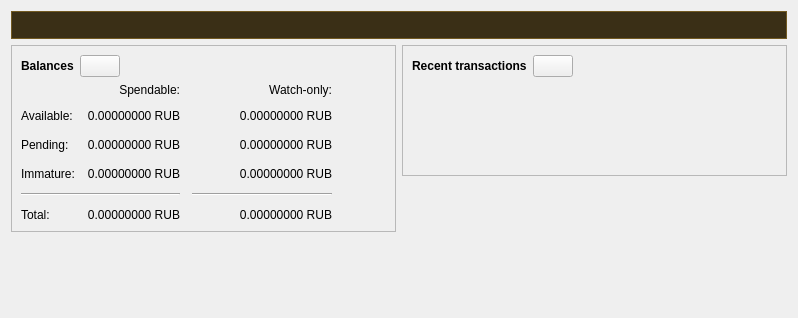
<?xml version="1.0" encoding="UTF-8"?>
<ui version="4.0">
 <class>OverviewPage</class>
 <widget class="QWidget" name="OverviewPage">
  <property name="geometry">
   <rect>
    <x>0</x>
    <y>0</y>
    <width>798</width>
    <height>318</height>
   </rect>
  </property>
  <property name="windowTitle">
   <string>Form</string>
  </property>
  <layout class="QVBoxLayout" name="topLayout">
   <item>
    <widget class="QLabel" name="labelAlerts">
     <property name="visible">
      <bool>false</bool>
     </property>
     <property name="styleSheet">
      <string notr="true">QLabel { padding: 6px; border: 1px solid #725a22; background-color: #3a2f16; color: #f1b957; }</string>
     </property>
     <property name="wordWrap">
      <bool>true</bool>
     </property>
     <property name="margin">
      <number>3</number>
     </property>
     <property name="textInteractionFlags">
      <set>Qt::TextSelectableByMouse</set>
     </property>
    </widget>
   </item>
   <item>
    <layout class="QHBoxLayout" name="horizontalLayout" stretch="1,1">
     <item>
      <layout class="QVBoxLayout" name="verticalLayout_2">
       <item>
        <widget class="QFrame" name="frame">
         <property name="frameShape">
          <enum>QFrame::StyledPanel</enum>
         </property>
         <property name="frameShadow">
          <enum>QFrame::Raised</enum>
         </property>
         <layout class="QVBoxLayout" name="verticalLayout_4">
          <item>
           <layout class="QHBoxLayout" name="horizontalLayout_4">
            <item>
             <widget class="QLabel" name="label_5">
              <property name="font">
               <font>
                <weight>75</weight>
                <bold>true</bold>
               </font>
              </property>
              <property name="text">
               <string>Balances</string>
              </property>
             </widget>
            </item>
            <item>
             <widget class="QPushButton" name="labelWalletStatus">
              <property name="enabled">
               <bool>true</bool>
              </property>
              <property name="maximumSize">
               <size>
                <width>45</width>
                <height>16777215</height>
               </size>
              </property>
              <property name="toolTip">
               <string>The displayed information may be out of date. Your wallet automatically synchronizes with the Ruble network after a connection is established, but this process has not completed yet.</string>
              </property>
              <property name="text">
               <string/>
              </property>
              <property name="icon">
               <iconset resource="../bitcoin.qrc">
                <normaloff>:/icons/warning</normaloff>
                <disabledoff>:/icons/warning</disabledoff>:/icons/warning</iconset>
              </property>
              <property name="iconSize">
               <size>
                <width>24</width>
                <height>24</height>
               </size>
              </property>
             </widget>
            </item>
            <item>
             <spacer name="horizontalSpacer_3">
              <property name="orientation">
               <enum>Qt::Horizontal</enum>
              </property>
              <property name="sizeHint" stdset="0">
               <size>
                <width>40</width>
                <height>20</height>
               </size>
              </property>
             </spacer>
            </item>
           </layout>
          </item>
          <item>
           <layout class="QGridLayout" name="gridLayout">
            <property name="spacing">
             <number>12</number>
            </property>
            <item row="2" column="2">
             <widget class="QLabel" name="labelWatchPending">
              <property name="cursor">
               <cursorShape>IBeamCursor</cursorShape>
              </property>
              <property name="toolTip">
               <string>Unconfirmed transactions to watch-only addresses</string>
              </property>
              <property name="text">
               <string notr="true">0.00000000 RUB</string>
              </property>
              <property name="alignment">
               <set>Qt::AlignRight|Qt::AlignTrailing|Qt::AlignVCenter</set>
              </property>
              <property name="textInteractionFlags">
               <set>Qt::LinksAccessibleByMouse|Qt::TextSelectableByKeyboard|Qt::TextSelectableByMouse</set>
              </property>
             </widget>
            </item>
            <item row="2" column="1">
             <widget class="QLabel" name="labelUnconfirmed">
              <property name="cursor">
               <cursorShape>IBeamCursor</cursorShape>
              </property>
              <property name="toolTip">
               <string>Total of transactions that have yet to be confirmed, and do not yet count toward the spendable balance</string>
              </property>
              <property name="text">
               <string notr="true">0.00000000 RUB</string>
              </property>
              <property name="alignment">
               <set>Qt::AlignRight|Qt::AlignTrailing|Qt::AlignVCenter</set>
              </property>
              <property name="textInteractionFlags">
               <set>Qt::LinksAccessibleByMouse|Qt::TextSelectableByKeyboard|Qt::TextSelectableByMouse</set>
              </property>
             </widget>
            </item>
            <item row="3" column="2">
             <widget class="QLabel" name="labelWatchImmature">
              <property name="cursor">
               <cursorShape>IBeamCursor</cursorShape>
              </property>
              <property name="toolTip">
               <string>Mined balance in watch-only addresses that has not yet matured</string>
              </property>
              <property name="text">
               <string notr="true">0.00000000 RUB</string>
              </property>
              <property name="alignment">
               <set>Qt::AlignRight|Qt::AlignTrailing|Qt::AlignVCenter</set>
              </property>
              <property name="textInteractionFlags">
               <set>Qt::LinksAccessibleByMouse|Qt::TextSelectableByKeyboard|Qt::TextSelectableByMouse</set>
              </property>
             </widget>
            </item>
            <item row="4" column="0" colspan="2">
             <widget class="Line" name="line">
              <property name="orientation">
               <enum>Qt::Horizontal</enum>
              </property>
             </widget>
            </item>
            <item row="4" column="2">
             <widget class="Line" name="lineWatchBalance">
              <property name="sizePolicy">
               <sizepolicy hsizetype="Preferred" vsizetype="Fixed">
                <horstretch>0</horstretch>
                <verstretch>0</verstretch>
               </sizepolicy>
              </property>
              <property name="minimumSize">
               <size>
                <width>140</width>
                <height>0</height>
               </size>
              </property>
              <property name="orientation">
               <enum>Qt::Horizontal</enum>
              </property>
             </widget>
            </item>
            <item row="5" column="0">
             <widget class="QLabel" name="labelTotalText">
              <property name="text">
               <string>Total:</string>
              </property>
             </widget>
            </item>
            <item row="3" column="1">
             <widget class="QLabel" name="labelImmature">
              <property name="cursor">
               <cursorShape>IBeamCursor</cursorShape>
              </property>
              <property name="toolTip">
               <string>Mined balance that has not yet matured</string>
              </property>
              <property name="text">
               <string notr="true">0.00000000 RUB</string>
              </property>
              <property name="alignment">
               <set>Qt::AlignRight|Qt::AlignTrailing|Qt::AlignVCenter</set>
              </property>
              <property name="textInteractionFlags">
               <set>Qt::LinksAccessibleByMouse|Qt::TextSelectableByKeyboard|Qt::TextSelectableByMouse</set>
              </property>
             </widget>
            </item>
            <item row="2" column="3">
             <spacer name="horizontalSpacer_2">
              <property name="orientation">
               <enum>Qt::Horizontal</enum>
              </property>
              <property name="sizeHint" stdset="0">
               <size>
                <width>40</width>
                <height>20</height>
               </size>
              </property>
             </spacer>
            </item>
            <item row="3" column="0">
             <widget class="QLabel" name="labelImmatureText">
              <property name="text">
               <string>Immature:</string>
              </property>
             </widget>
            </item>
            <item row="5" column="1">
             <widget class="QLabel" name="labelTotal">
              <property name="cursor">
               <cursorShape>IBeamCursor</cursorShape>
              </property>
              <property name="toolTip">
               <string>Your current total balance</string>
              </property>
              <property name="text">
               <string notr="true">0.00000000 RUB</string>
              </property>
              <property name="alignment">
               <set>Qt::AlignRight|Qt::AlignTrailing|Qt::AlignVCenter</set>
              </property>
              <property name="textInteractionFlags">
               <set>Qt::LinksAccessibleByMouse|Qt::TextSelectableByKeyboard|Qt::TextSelectableByMouse</set>
              </property>
             </widget>
            </item>
            <item row="5" column="2">
             <widget class="QLabel" name="labelWatchTotal">
              <property name="cursor">
               <cursorShape>IBeamCursor</cursorShape>
              </property>
              <property name="toolTip">
               <string>Current total balance in watch-only addresses</string>
              </property>
              <property name="text">
               <string notr="true">0.00000000 RUB</string>
              </property>
              <property name="alignment">
               <set>Qt::AlignRight|Qt::AlignTrailing|Qt::AlignVCenter</set>
              </property>
              <property name="textInteractionFlags">
               <set>Qt::LinksAccessibleByMouse|Qt::TextSelectableByKeyboard|Qt::TextSelectableByMouse</set>
              </property>
             </widget>
            </item>
            <item row="0" column="2">
             <widget class="QLabel" name="labelWatchonly">
              <property name="text">
               <string>Watch-only:</string>
              </property>
              <property name="alignment">
               <set>Qt::AlignRight|Qt::AlignTrailing|Qt::AlignVCenter</set>
              </property>
             </widget>
            </item>
            <item row="1" column="0">
             <widget class="QLabel" name="labelBalanceText">
              <property name="text">
               <string>Available:</string>
              </property>
             </widget>
            </item>
            <item row="1" column="1">
             <widget class="QLabel" name="labelBalance">
              <property name="cursor">
               <cursorShape>IBeamCursor</cursorShape>
              </property>
              <property name="toolTip">
               <string>Your current spendable balance</string>
              </property>
              <property name="text">
               <string notr="true">0.00000000 RUB</string>
              </property>
              <property name="alignment">
               <set>Qt::AlignRight|Qt::AlignTrailing|Qt::AlignVCenter</set>
              </property>
              <property name="textInteractionFlags">
               <set>Qt::LinksAccessibleByMouse|Qt::TextSelectableByKeyboard|Qt::TextSelectableByMouse</set>
              </property>
             </widget>
            </item>
            <item row="1" column="2">
             <widget class="QLabel" name="labelWatchAvailable">
              <property name="cursor">
               <cursorShape>IBeamCursor</cursorShape>
              </property>
              <property name="toolTip">
               <string>Your current balance in watch-only addresses</string>
              </property>
              <property name="text">
               <string notr="true">0.00000000 RUB</string>
              </property>
              <property name="alignment">
               <set>Qt::AlignRight|Qt::AlignTrailing|Qt::AlignVCenter</set>
              </property>
              <property name="textInteractionFlags">
               <set>Qt::LinksAccessibleByMouse|Qt::TextSelectableByKeyboard|Qt::TextSelectableByMouse</set>
              </property>
             </widget>
            </item>
            <item row="2" column="0">
             <widget class="QLabel" name="labelPendingText">
              <property name="text">
               <string>Pending:</string>
              </property>
             </widget>
            </item>
            <item row="0" column="1">
             <widget class="QLabel" name="labelSpendable">
              <property name="text">
               <string>Spendable:</string>
              </property>
              <property name="alignment">
               <set>Qt::AlignRight|Qt::AlignTrailing|Qt::AlignVCenter</set>
              </property>
             </widget>
            </item>
           </layout>
          </item>
         </layout>
        </widget>
       </item>
       <item>
        <spacer name="verticalSpacer">
         <property name="orientation">
          <enum>Qt::Vertical</enum>
         </property>
         <property name="sizeHint" stdset="0">
          <size>
           <width>20</width>
           <height>40</height>
          </size>
         </property>
        </spacer>
       </item>
      </layout>
     </item>
     <item>
      <layout class="QVBoxLayout" name="verticalLayout_3">
       <item>
        <widget class="QFrame" name="frame_2">
         <property name="frameShape">
          <enum>QFrame::StyledPanel</enum>
         </property>
         <property name="frameShadow">
          <enum>QFrame::Raised</enum>
         </property>
         <layout class="QVBoxLayout" name="verticalLayout">
          <item>
           <layout class="QHBoxLayout" name="horizontalLayout_2">
            <item>
             <widget class="QLabel" name="label_4">
              <property name="font">
               <font>
                <weight>75</weight>
                <bold>true</bold>
               </font>
              </property>
              <property name="text">
               <string>Recent transactions</string>
              </property>
             </widget>
            </item>
            <item>
             <widget class="QPushButton" name="labelTransactionsStatus">
              <property name="enabled">
               <bool>true</bool>
              </property>
              <property name="maximumSize">
               <size>
                <width>45</width>
                <height>16777215</height>
               </size>
              </property>
              <property name="toolTip">
               <string>The displayed information may be out of date. Your wallet automatically synchronizes with the Ruble network after a connection is established, but this process has not completed yet.</string>
              </property>
              <property name="text">
               <string/>
              </property>
              <property name="icon">
               <iconset resource="../bitcoin.qrc">
                <normaloff>:/icons/warning</normaloff>
                <disabledoff>:/icons/warning</disabledoff>:/icons/warning</iconset>
              </property>
              <property name="iconSize">
               <size>
                <width>24</width>
                <height>24</height>
               </size>
              </property>
             </widget>
            </item>
            <item>
             <spacer name="horizontalSpacer">
              <property name="orientation">
               <enum>Qt::Horizontal</enum>
              </property>
              <property name="sizeHint" stdset="0">
               <size>
                <width>40</width>
                <height>20</height>
               </size>
              </property>
             </spacer>
            </item>
           </layout>
          </item>
          <item>
           <widget class="TransactionOverviewWidget" name="listTransactions">
            <property name="styleSheet">
             <string notr="true">QListView { background: transparent; }</string>
            </property>
            <property name="frameShape">
             <enum>QFrame::NoFrame</enum>
            </property>
            <property name="verticalScrollBarPolicy">
             <enum>Qt::ScrollBarAlwaysOff</enum>
            </property>
            <property name="horizontalScrollBarPolicy">
             <enum>Qt::ScrollBarAlwaysOff</enum>
            </property>
            <property name="sizeAdjustPolicy">
             <enum>QAbstractScrollArea::AdjustToContents</enum>
            </property>
            <property name="selectionMode">
             <enum>QAbstractItemView::NoSelection</enum>
            </property>
            <property name="uniformItemSizes">
             <bool>true</bool>
            </property>
           </widget>
          </item>
         </layout>
        </widget>
       </item>
       <item>
        <spacer name="verticalSpacer_2">
         <property name="orientation">
          <enum>Qt::Vertical</enum>
         </property>
         <property name="sizeHint" stdset="0">
          <size>
           <width>20</width>
           <height>40</height>
          </size>
         </property>
        </spacer>
       </item>
      </layout>
     </item>
    </layout>
   </item>
  </layout>
 </widget>
 <customwidgets>
  <customwidget>
   <class>TransactionOverviewWidget</class>
   <extends>QListView</extends>
   <header>qt/transactionoverviewwidget.h</header>
  </customwidget>
 </customwidgets>
 <resources/>
 <connections/>
</ui>
